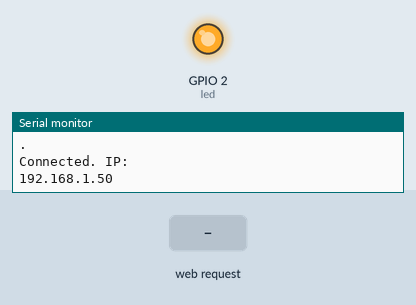
The sketch below on a simulated ESP8266 (NodeMCU). Parts: output pins drawn as LEDs (lit = HIGH), the last lines printed to the serial monitor. Inputs (shaded band) come from the test bench. WiFi joins after 1.5 s; servers stay silent unless stated.

Above: at 3.2 s.
3.3 s: HTTP request GET /tgl received
At 4.2 s:
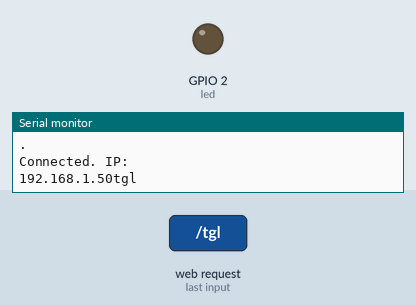
4.8 s: HTTP request GET /sudhar received
Timing chart, 0 to 7.8 s (numbered marks = the images above; inputs shaded):
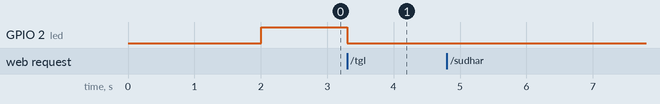

The sketch:

HTTP_server.ino
```cpp
#include<ESP8266WiFi.h>
#include<ESP8266WebServer.h>
int led=LED_BUILTIN;
int state=HIGH;
void start();
void tgl();
String sendhtml();
 ESP8266WebServer server(80);
void setup()
{
  char* ssid="Sudhar..!";
  char* pass="ni6ga2rd";
  Serial.begin(9600);
  pinMode(led,OUTPUT);
  WiFi.mode(WIFI_STA);
  WiFi.begin(ssid,pass);
  while( WiFi.status() != WL_CONNECTED)
  {
    Serial.println('.');
    delay(1000);
  }
  Serial.println("Connected. IP:"); Serial.print( WiFi.localIP() );
  server.on("/",start);
  server.on("/tgl" ,tgl);
  server.on("/sudhar",sudhar);
  server.begin();
    server.onNotFound([](){
    server.send(404, "text/plain", "404: Not found");

    } );
//    server.println("Welcome to LED toogle");
}

void loop()
{

server.handleClient();
digitalWrite(led,state);
}
void start()
{
  Serial.println( state );
   server.send( 200,"text/html", sendhtml() );     ///////////////sendig to code server
}
void sudhar()
{
  String vtr;
  vtr= "<html>\n";
  vtr  +=     " <body> <H1> Sudhar is gr8 </H1>\n";
  vtr  +=     " </body>";
  vtr  +=     "</html>";
  Serial.println( "sudhar" );
    server.send(200,"text/html", vtr ) ;
}
void tgl()
{
  if(state)
  {
    state=LOW;
  }
  else
  {
    state=HIGH;
  }
  Serial.println( "tgl" );
  server.send(200,"text/html", sendhtml() ) ;
}
int fg=0;
String sendhtml( )
{
  String vtr;
  if(fg)
  {
   vtr= "<html xmlns='http:http://192.168.43.50/'>\n";
  vtr  +=     " <body> <H1> Press button to toogle </H1>\n";
  vtr  +=     " <a href='tgl'>  <input type = 'button' value= 'toogle'>   </a> \n";
  vtr  +=     " </body>";
  vtr  +=     "</html>";
  }
  else
  {
     vtr= "<html>\n";
  vtr  +=     " <body> <H1> Press button to toogle </H1>  <p id='p1'> This is a simple para </p>\n";
  vtr  +=     "  <button type='button' onclick='myFunction()'> TOOGLE </button> \n";
  vtr += "<script>function myFunction() { document.getElementById('p1').innerHTML='New content';}</script>"  ;
  vtr  +=     " </body>";
  vtr  +=     "</html>";
  }
  fg++;
  return vtr;
}
```

Measured:
- after the input at 3.3 s, GPIO 2 (led): HIGH → LOW at once
